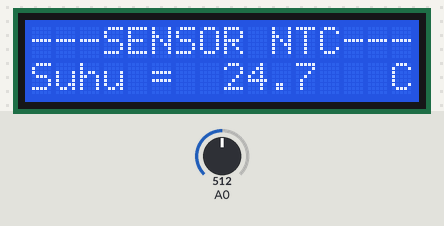
The sketch below on a simulated Arduino Uno, built with avr-gcc and run on an emulated ATmega328P. On the bench: 16×2 character LCD. The inputs (shaded band) are chosen by the test bench; at power-on: A0 = 512.

Above: at 3.2 s.
3.3 s: A0 set to 0
At 4.1 s:
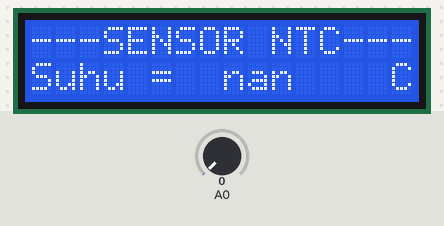
5.7 s: A0 set to 122
At 6.2 s:
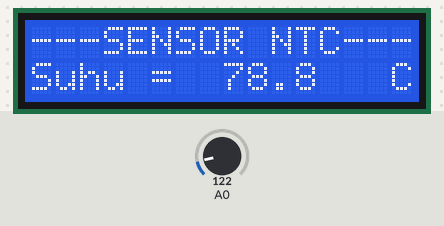
7.3 s: A0 set to 1004
At 7.8 s:
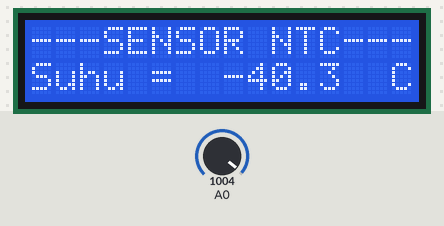
8.9 s: A0 set to 1023
At 9.4 s:
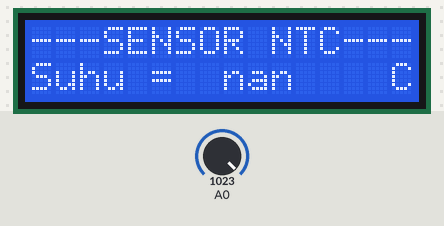
Timing chart, 0 to 11.9 s (numbered marks = the images above; inputs shaded):
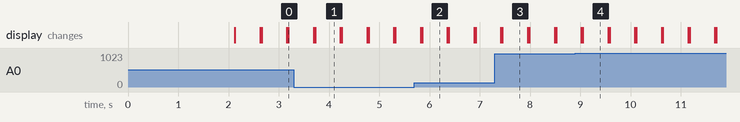

The sketch:

M8-NTC.ino
```cpp
#include <Wire.h>
#include <LiquidCrystal_I2C.h>
#include <math.h>

LiquidCrystal_I2C lcd(0x20, 16, 2); // Untuk di protheus pakai LCD Address 20 dan 27 untuk di percobaan realtimenya

void setup() {
  lcd.init();
  lcd.backlight();
  lcd.setCursor(0, 0);
  lcd.print("---SENSOR NTC---");
  lcd.setCursor(0, 1);
  lcd.print("    SIMULASI    ") ;
  delay(2000);
  lcd.clear();
}

void loop() {
  float sensorValue = analogRead(A0);
  float hasil = log(10000.0 * (sensorValue / (1023.0 - sensorValue)));
  float hasil1 = 1.0 / (0.000853 + (0.000282 * hasil) - (0.00000012 * hasil * hasil * hasil));
  float result = hasil1 - 273.15; // Konversi dari Kelvin ke Celcius

  lcd.setCursor(0, 0);
  lcd.print("---SENSOR NTC---");
  lcd.setCursor(0, 1);
  lcd.print("Suhu = ");
  lcd.setCursor(8, 1);
  lcd.print(result, 1);
  lcd.setCursor(15, 1);
  lcd.print("C");
  delay(500);
  lcd.clear();
}
```

Measured:
- the behaviour switches between 1022 and 1023 on A0 (found by bisection; images 3 and 4)
- after the input at 3.3 s, the display: first differs from a run without the input after 0.43 s (image 1)
- after the input at 5.7 s, the display: first differs from a run without the input after 0.15 s (image 2)
- after the input at 7.3 s, the display: first differs from a run without the input after 0.15 s (image 3)
- after the input at 8.9 s, the display: first differs from a run without the input after 0.15 s (image 4)
- what the display in image 1 shows lasts 0.5 s, from 3.7 s to 4.2 s
